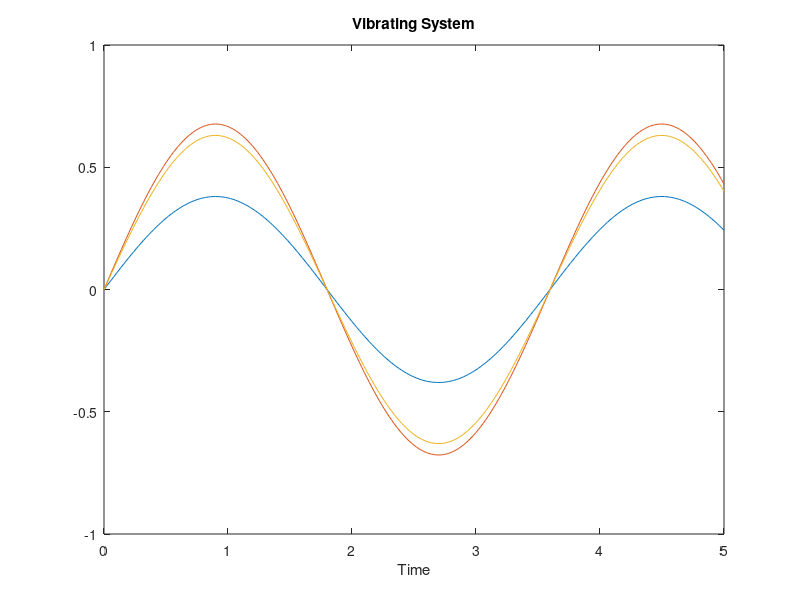

MATLAB code for this plot:
close all;
clear all;
clc;
clf;

% Mass and spring values
m1 = 40;
m2 = 20;
m3 = 30;
k1 = 200;
k2 = 100;
k3 = 250;
k4 = 110;

% k/m
aa = (-k1 - k2)/m1;
ab = k2/m1;
ac = 0;
ba = k2/m2;
bb = (-k2 - k3)/m2;
bc = k3/m2;
ca = 0;
cb = k3/m3;
cc = (-k3 - k4)/m3;

% Matrix consisting of k/m values
A = [aa ab ac; ba bb bc; ca cb cc];
% Find eigenvectors and eignvalues
[v,d] = eig(A);

% Find frequencies
%freqs = Freq(d);

% Set time for plots
t_final = 5;
dt = 0.02;
t = 0:dt:t_final;

% Calculate sine plot
x = v(1,3)*sin(sqrt(-d(3,3))*t);
y = v(2,3)*sin(sqrt(-d(3,3))*t);
z = v(3,3)*sin(sqrt(-d(3,3))*t);

% Plot
plot(t, x);
hold on;
plot(t, y);
plot(t, z);
hold off;
axis([0 5 -1 1]);
xlabel('Time');
title('Vibrating System')